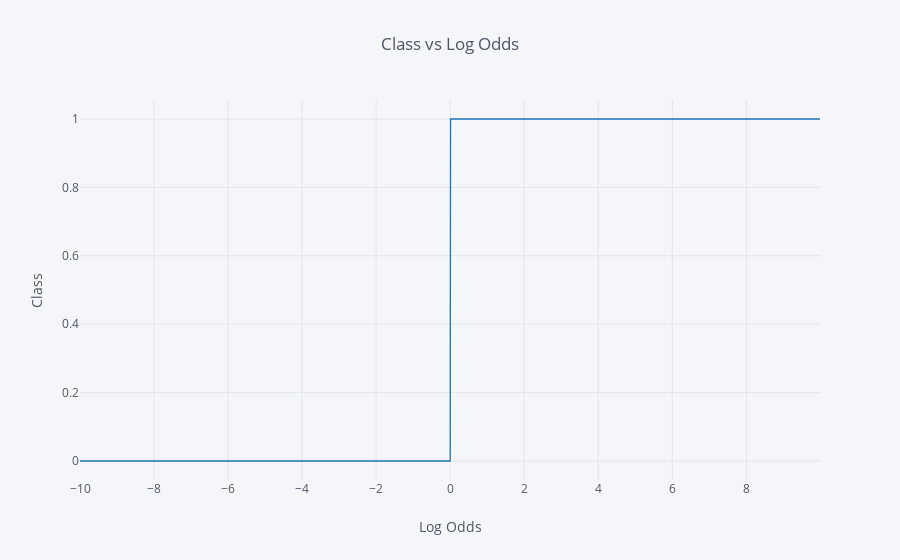

Notebook code for this chart:
### Code cell
df.iplot(x='logits', y='class', xTitle='Log Odds', yTitle='Class',
        title='Class vs Log Odds')

### Figure 1 — Plotly figure (JSON) as saved in the notebook; plotly's stock layout.template omitted (floating-point values rounded to 4 significant figures; data arrays with more than 128 entries replaced by an {"elided": "..."} marker saying what was removed)
{"data": [{"line": {"color": "rgba(31, 119, 180, 1.0)", "dash": "solid", "shape": "linear", "width": 1.3}, "mode": "lines", "name": "class", "text": "", "type": "scatter", "uid": "3a58e416-d7e3-4ec8-8b2a-4891815664cd", "x": {"elided": "2000 float values"}, "y": {"elided": "2000 int values"}}], "layout": {"legend": {"bgcolor": "#F5F6F9", "font": {"color": "#4D5663"}}, "paper_bgcolor": "#F5F6F9", "plot_bgcolor": "#F5F6F9", "title": {"font": {"color": "#4D5663"}, "text": "Class vs Log Odds"}, "xaxis": {"gridcolor": "#E1E5ED", "showgrid": true, "tickfont": {"color": "#4D5663"}, "title": {"font": {"color": "#4D5663"}, "text": "Log Odds"}, "zerolinecolor": "#E1E5ED"}, "yaxis": {"gridcolor": "#E1E5ED", "showgrid": true, "tickfont": {"color": "#4D5663"}, "title": {"font": {"color": "#4D5663"}, "text": "Class"}, "zerolinecolor": "#E1E5ED"}}}
